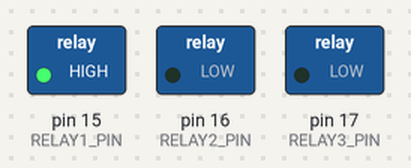
Bench run of a sketch on a simulated Arduino Uno, built with avr-gcc and run on an emulated ATmega328P. Shown: switched loads named in the sketch (green lamp = pin HIGH).

Above: at 0.2 s.
At 1.2 s:
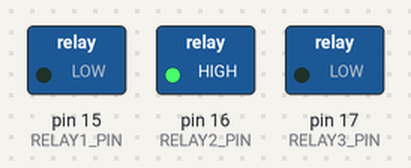
At 2.2 s:
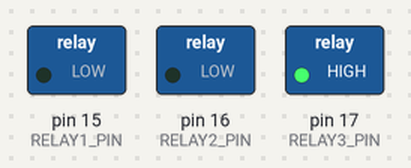
At 5.7 s:
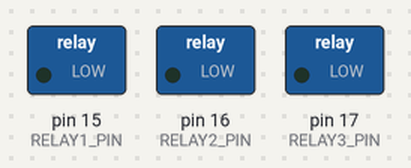
Timing chart, 0 to 6.9 s (numbered marks = the images above):
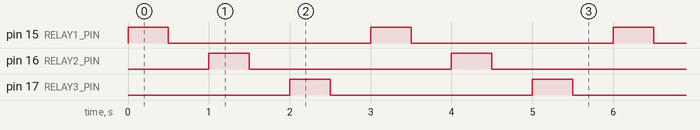

Measured:
- by itself, pin 15 (RELAY1_PIN), pin 16 (RELAY2_PIN), pin 17 (RELAY3_PIN): alternates HIGH for 0.50 s and LOW for 2.5 s
- by itself, everything shown: repeats every 3.0 s, in 6 steps

The sketch:

relays.ino
```cpp
#define RELAY1_PIN 15
#define RELAY2_PIN 16
#define RELAY3_PIN 17
void setup() {
  // put your setup code here, to run once:
 pinMode(RELAY1_PIN, OUTPUT);
  pinMode(RELAY2_PIN, OUTPUT);
  pinMode(RELAY3_PIN, OUTPUT);
}

void loop() {
  // put your main code here, to run repeatedly:
digitalWrite(RELAY1_PIN, HIGH);
delay(500);
digitalWrite(RELAY1_PIN, LOW);
delay(500);

digitalWrite(RELAY2_PIN, HIGH);
delay(500);

digitalWrite(RELAY2_PIN, LOW);
delay(500);


digitalWrite(RELAY3_PIN, HIGH);
delay(500);
digitalWrite(RELAY3_PIN, LOW);
delay(500);
}
```
